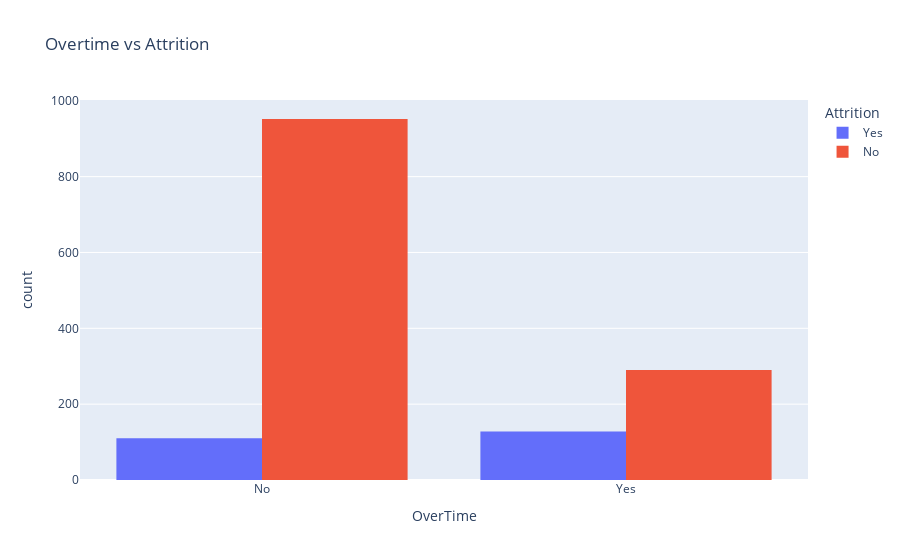

Notebook cell for this chart:
### Markdown cell above
#### Overtime vs Attrition

### Code cell
px.histogram(df, x="OverTime", color = "Attrition", barmode="group", title="Overtime vs Attrition").show()

### Figure 1 — Plotly figure (JSON) as saved in the notebook; plotly's stock layout.template omitted (floating-point values rounded to 4 significant figures; data arrays with more than 128 entries replaced by an {"elided": "..."} marker saying what was removed)
{"data": [{"alignmentgroup": "True", "bingroup": "x", "hovertemplate": "Attrition=Yes<br>OverTime=%{x}<br>count=%{y}<extra></extra>", "legendgroup": "Yes", "marker": {"color": "#636efa", "pattern": {"shape": ""}}, "name": "Yes", "offsetgroup": "Yes", "orientation": "v", "showlegend": true, "type": "histogram", "x": {"elided": "238 str values"}, "xaxis": "x", "yaxis": "y"}, {"alignmentgroup": "True", "bingroup": "x", "hovertemplate": "Attrition=No<br>OverTime=%{x}<br>count=%{y}<extra></extra>", "legendgroup": "No", "marker": {"color": "#EF553B", "pattern": {"shape": ""}}, "name": "No", "offsetgroup": "No", "orientation": "v", "showlegend": true, "type": "histogram", "x": {"elided": "1242 str values"}, "xaxis": "x", "yaxis": "y"}], "layout": {"barmode": "group", "legend": {"title": {"text": "Attrition"}, "tracegroupgap": 0}, "title": {"text": "Overtime vs Attrition"}, "xaxis": {"anchor": "y", "domain": [0, 1], "title": {"text": "OverTime"}}, "yaxis": {"anchor": "x", "domain": [0, 1], "title": {"text": "count"}}}}
